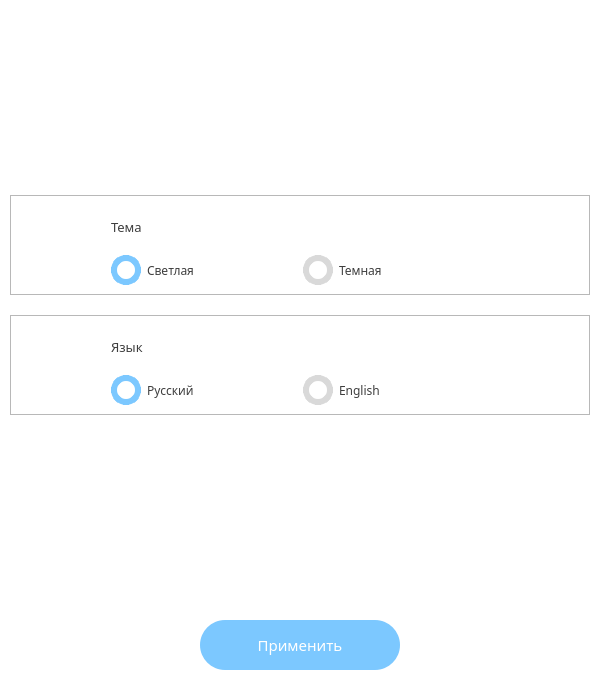
<?xml version="1.0" encoding="UTF-8"?>
<ui version="4.0">
 <class>SettingsWindow</class>
 <widget class="QWidget" name="SettingsWindow">
  <property name="geometry">
   <rect>
    <x>0</x>
    <y>0</y>
    <width>600</width>
    <height>700</height>
   </rect>
  </property>
  <property name="minimumSize">
   <size>
    <width>600</width>
    <height>700</height>
   </size>
  </property>
  <property name="maximumSize">
   <size>
    <width>600</width>
    <height>700</height>
   </size>
  </property>
  <property name="windowTitle">
   <string>MacrosHub - Настройки</string>
  </property>
  <property name="windowIcon">
   <iconset>
    <normaloff>../imgs/logo_apple.png</normaloff>../imgs/logo_apple.png</iconset>
  </property>
  <property name="styleSheet">
   <string notr="true">QWidget#SettingsWindow{background-color:#fff;}</string>
  </property>
  <layout class="QGridLayout" name="gridLayout">
   <property name="leftMargin">
    <number>10</number>
   </property>
   <property name="topMargin">
    <number>10</number>
   </property>
   <property name="rightMargin">
    <number>10</number>
   </property>
   <property name="bottomMargin">
    <number>30</number>
   </property>
   <property name="spacing">
    <number>20</number>
   </property>
   <item row="4" column="2">
    <spacer name="horizontalSpacer_2">
     <property name="orientation">
      <enum>Qt::Horizontal</enum>
     </property>
     <property name="sizeHint" stdset="0">
      <size>
       <width>40</width>
       <height>20</height>
      </size>
     </property>
    </spacer>
   </item>
   <item row="4" column="0">
    <spacer name="horizontalSpacer">
     <property name="orientation">
      <enum>Qt::Horizontal</enum>
     </property>
     <property name="sizeHint" stdset="0">
      <size>
       <width>40</width>
       <height>20</height>
      </size>
     </property>
    </spacer>
   </item>
   <item row="2" column="0" colspan="3">
    <widget class="QFrame" name="f_language">
     <property name="minimumSize">
      <size>
       <width>0</width>
       <height>100</height>
      </size>
     </property>
     <property name="frameShape">
      <enum>QFrame::StyledPanel</enum>
     </property>
     <property name="frameShadow">
      <enum>QFrame::Raised</enum>
     </property>
     <layout class="QGridLayout" name="gridLayout_3">
      <property name="leftMargin">
       <number>100</number>
      </property>
      <property name="rightMargin">
       <number>100</number>
      </property>
      <item row="0" column="0">
       <widget class="QLabel" name="l_language">
        <property name="font">
         <font>
          <family>Montserrat Medium</family>
          <pointsize>10</pointsize>
         </font>
        </property>
        <property name="styleSheet">
         <string notr="true">color:#3E3E3E;</string>
        </property>
        <property name="text">
         <string>Язык</string>
        </property>
       </widget>
      </item>
      <item row="1" column="0">
       <widget class="QRadioButton" name="rb_ru">
        <property name="font">
         <font>
          <family>Montserrat</family>
         </font>
        </property>
        <property name="styleSheet">
         <string notr="true">QRadioButton#rb_ru{color:#3E3E3E;}
QRadioButton#rb_ru::indicator{background-color:#fff;width:18px;height:18px;border-radius:15px;}
QRadioButton#rb_ru::indicator:unchecked{border:6px solid #D9D9D9;}
QRadioButton#rb_ru::indicator:checked{border:6px solid #7CC8FF;}</string>
        </property>
        <property name="text">
         <string>Русский</string>
        </property>
        <property name="checked">
         <bool>true</bool>
        </property>
       </widget>
      </item>
      <item row="1" column="1">
       <widget class="QRadioButton" name="rb_en">
        <property name="font">
         <font>
          <family>Montserrat</family>
         </font>
        </property>
        <property name="styleSheet">
         <string notr="true">QRadioButton#rb_en{color:#3E3E3E;}
QRadioButton#rb_en::indicator{background-color:#fff;width:18px;height:18px;border-radius:15px;}
QRadioButton#rb_en::indicator:unchecked{border:6px solid #D9D9D9;}
QRadioButton#rb_en::indicator:checked{border:6px solid #7CC8FF;}</string>
        </property>
        <property name="text">
         <string>English</string>
        </property>
       </widget>
      </item>
     </layout>
    </widget>
   </item>
   <item row="0" column="1">
    <spacer name="verticalSpacer_2">
     <property name="orientation">
      <enum>Qt::Vertical</enum>
     </property>
     <property name="sizeHint" stdset="0">
      <size>
       <width>20</width>
       <height>40</height>
      </size>
     </property>
    </spacer>
   </item>
   <item row="4" column="1">
    <widget class="QPushButton" name="btn_apply">
     <property name="minimumSize">
      <size>
       <width>200</width>
       <height>50</height>
      </size>
     </property>
     <property name="maximumSize">
      <size>
       <width>200</width>
       <height>50</height>
      </size>
     </property>
     <property name="font">
      <font>
       <family>Montserrat Medium</family>
       <pointsize>11</pointsize>
      </font>
     </property>
     <property name="styleSheet">
      <string notr="true">QPushButton#btn_apply{color:#fff;border-radius:25px;background-color:#7CC8FF;}
QPushButton#btn_apply::hover{color:#fff;border-radius:25px;background-color:#52A9FF;}</string>
     </property>
     <property name="text">
      <string>Применить</string>
     </property>
    </widget>
   </item>
   <item row="1" column="0" colspan="3">
    <widget class="QFrame" name="f_theme">
     <property name="minimumSize">
      <size>
       <width>0</width>
       <height>100</height>
      </size>
     </property>
     <property name="frameShape">
      <enum>QFrame::StyledPanel</enum>
     </property>
     <property name="frameShadow">
      <enum>QFrame::Raised</enum>
     </property>
     <layout class="QGridLayout" name="gridLayout_2">
      <property name="leftMargin">
       <number>100</number>
      </property>
      <property name="rightMargin">
       <number>100</number>
      </property>
      <item row="0" column="0">
       <widget class="QLabel" name="l_theme">
        <property name="font">
         <font>
          <family>Montserrat Medium</family>
          <pointsize>10</pointsize>
         </font>
        </property>
        <property name="styleSheet">
         <string notr="true">color:#3E3E3E;</string>
        </property>
        <property name="text">
         <string>Тема</string>
        </property>
       </widget>
      </item>
      <item row="1" column="0">
       <widget class="QRadioButton" name="rb_light">
        <property name="font">
         <font>
          <family>Montserrat</family>
         </font>
        </property>
        <property name="styleSheet">
         <string notr="true">QRadioButton#rb_light{color:#3E3E3E;}
QRadioButton#rb_light::indicator{background-color:#fff;width:18px;height:18px;border-radius:15px;}
QRadioButton#rb_light::indicator:unchecked{border:6px solid #D9D9D9;}
QRadioButton#rb_light::indicator:checked{border:6px solid #7CC8FF;}</string>
        </property>
        <property name="text">
         <string>Светлая</string>
        </property>
        <property name="checked">
         <bool>true</bool>
        </property>
       </widget>
      </item>
      <item row="1" column="1">
       <widget class="QRadioButton" name="rb_dark">
        <property name="font">
         <font>
          <family>Montserrat</family>
         </font>
        </property>
        <property name="styleSheet">
         <string notr="true">QRadioButton#rb_dark{color:#3E3E3E;}
QRadioButton#rb_dark::indicator{background-color:#fff;width:18px;height:18px;border-radius:15px;}
QRadioButton#rb_dark::indicator:unchecked{border:6px solid #D9D9D9;}
QRadioButton#rb_dark::indicator:checked{border:6px solid #7CC8FF;}</string>
        </property>
        <property name="text">
         <string>Темная</string>
        </property>
       </widget>
      </item>
     </layout>
    </widget>
   </item>
   <item row="3" column="1">
    <spacer name="verticalSpacer">
     <property name="orientation">
      <enum>Qt::Vertical</enum>
     </property>
     <property name="sizeHint" stdset="0">
      <size>
       <width>20</width>
       <height>40</height>
      </size>
     </property>
    </spacer>
   </item>
  </layout>
 </widget>
 <resources/>
 <connections/>
</ui>
